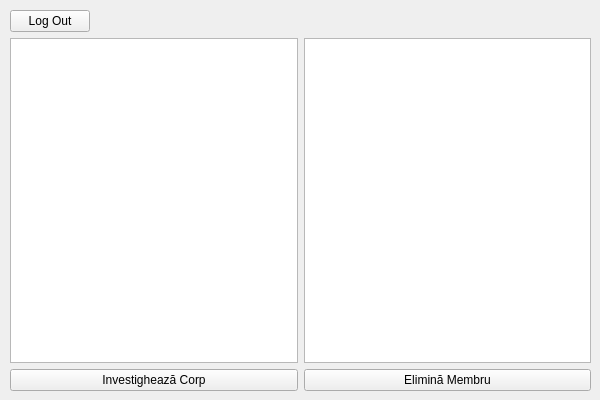
<?xml version="1.0" encoding="UTF-8"?>
<ui version="4.0">
 <class>MainWindow</class>
 <widget class="QMainWindow" name="MainWindow">
  <property name="geometry">
   <rect>
    <x>0</x>
    <y>0</y>
    <width>600</width>
    <height>400</height>
   </rect>
  </property>
  <property name="windowTitle">
   <string>SusApp</string>
  </property>
  <widget class="QWidget" name="centralwidget">
   <property name="enabled">
    <bool>true</bool>
   </property>
   <widget class="QWidget" name="verticalLayoutWidget">
    <property name="geometry">
     <rect>
      <x>10</x>
      <y>10</y>
      <width>581</width>
      <height>381</height>
     </rect>
    </property>
    <layout class="QVBoxLayout" name="verticalLayout">
     <item>
      <layout class="QHBoxLayout" name="horizontalLayout_4">
       <item>
        <widget class="QPushButton" name="pushButton_7">
         <property name="text">
          <string>Log Out</string>
         </property>
        </widget>
       </item>
       <item>
        <spacer name="horizontalSpacer">
         <property name="orientation">
          <enum>Qt::Horizontal</enum>
         </property>
         <property name="sizeHint" stdset="0">
          <size>
           <width>40</width>
           <height>20</height>
          </size>
         </property>
        </spacer>
       </item>
      </layout>
     </item>
     <item>
      <layout class="QHBoxLayout" name="horizontalLayout_2">
       <item>
        <layout class="QVBoxLayout" name="verticalLayout_3">
         <item>
          <widget class="QTableView" name="tableView_3"/>
         </item>
         <item>
          <widget class="QPushButton" name="pushButton_3">
           <property name="text">
            <string>Investighează Corp</string>
           </property>
          </widget>
         </item>
        </layout>
       </item>
       <item>
        <layout class="QVBoxLayout" name="verticalLayout_5">
         <item>
          <widget class="QTableView" name="tableView_4"/>
         </item>
         <item>
          <widget class="QPushButton" name="pushButton_4">
           <property name="text">
            <string>Elimină Membru</string>
           </property>
          </widget>
         </item>
        </layout>
       </item>
      </layout>
     </item>
    </layout>
   </widget>
  </widget>
 </widget>
 <resources/>
 <connections/>
</ui>
